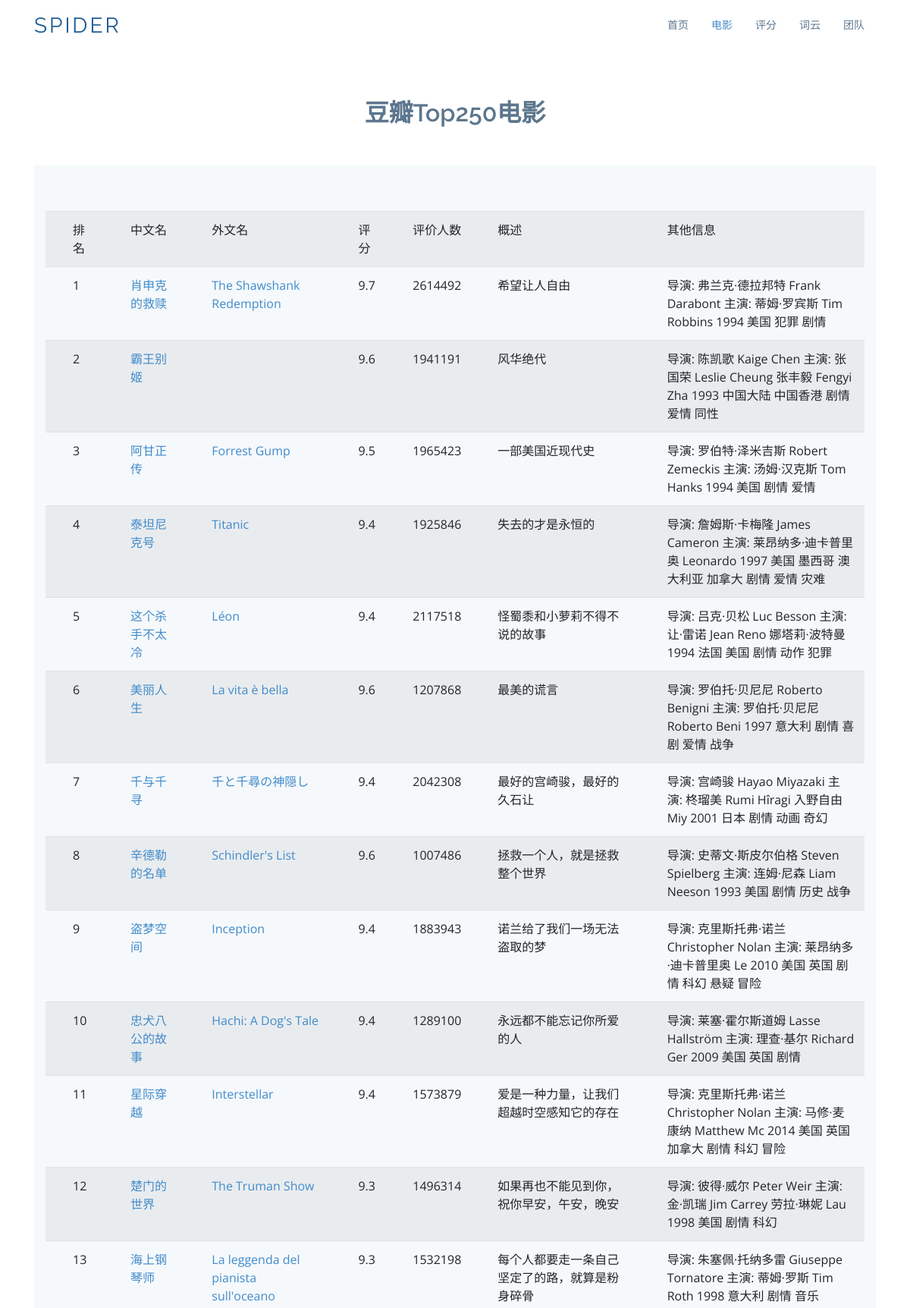
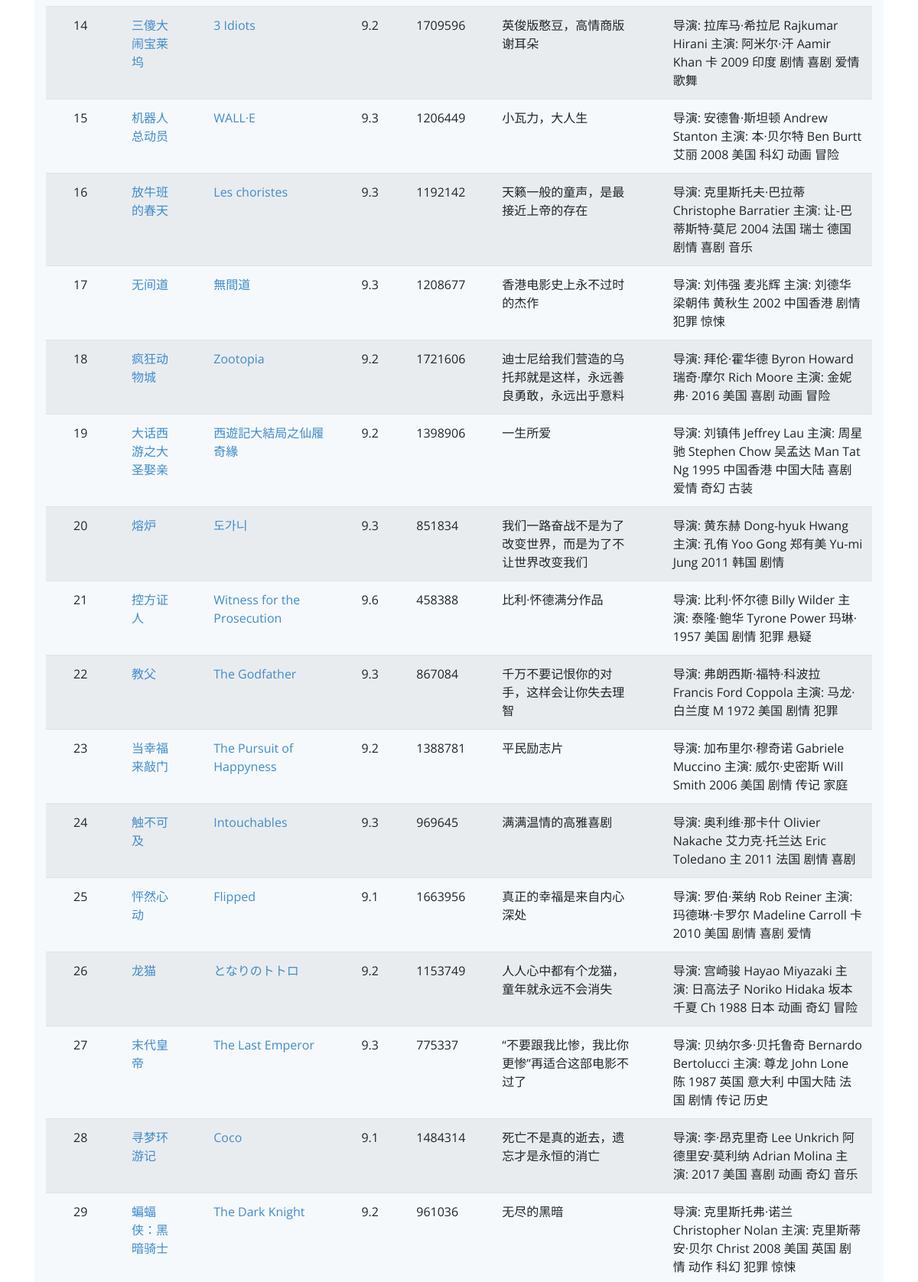
The page /movie (upper part) on the database its author committed (2 pictures, top to bottom).
### tables this page shows
CREATE TABLE top250
        (
        id integer primary key autoincrement,
        movie_link text,
        photo_link text,
        cname varchar,
        fname varchar,
        score varchar,
        rated varchar,
        instroduction text,
        info text
        );

### app.py (the view)
@app.route('/movie')
def movie():
    datalist = []
    database = sqlite3.connect("movie.db")
    cursor = database.cursor()
    sql = "select * from top250"
    data = cursor.execute(sql)
    for item in data:
        datalist.append(item)
    cursor.close()
    database.close()
    return render_template("movie.html", movies=datalist)

### templates/movie.html (shortened to what this page needs)
<!DOCTYPE html>
<html lang="en">
<head>
  <link href="static/assets/vendor/bootstrap/css/bootstrap.min.css" rel="stylesheet">
  <link href="static/assets/vendor/icofont/icofont.min.css" rel="stylesheet">
  <link href="static/assets/vendor/boxicons/css/boxicons.min.css" rel="stylesheet">
  <link href="static/assets/vendor/animate.css/animate.min.css" rel="stylesheet">
  <link href="static/assets/vendor/venobox/venobox.css" rel="stylesheet">
  <link href="static/assets/vendor/aos/aos.css" rel="stylesheet">
  <link href="static/assets/css/style.css" rel="stylesheet">
</head>
<body>
  <header id="header">
    <div class="container">
      <div class="logo float-left">
        <h1 class="text-light"><a href="/index"><span>Spider</span></a></h1>
      </div>
      <nav class="nav-menu float-right d-none d-lg-block">
        <ul>
          <li><a href="/index">首页 </a></li>
          <li class="active"><a href="/movie">电影</a></li>
          <li><a href="/score">评分</a></li>
          <li><a href="/word">词云</a></li>
          <li><a href="/team">团队</a></li>
        </ul>
      </nav>
    </div>
  </header>
    <section id="team" class="team">
      <div class="container">
        <div class="section-title">
          <h2>豆瓣Top250电影</h2>
        </div>
    <section class="counts section-bg">
      <div class="container">
          <table class="table table-striped">
              <tr>
                  <th><td>排名</td></th>
                  <th><td>中文名</td></th>
                  <th><td>外文名</td></th>
                  <th><td>评分</td></th>
                  <th><td>评价人数</td></th>
                  <th><td>概述</td></th>
                  <th><td>其他信息</td></th>
              </tr>
              {% for movie in movies %}
              <tr>
                  <th><td>{{ movie[0] }}</td></th>
                  <th>
                    <td>
                        <a href="{{ movie[1] }}" target="_blank">{{ movie[3] }}</a>
                    </td>
                  </th>
                  <th>
                    <td>
                        <a href="{{ movie[1] }}" target="_blank">{{ movie[4] }}</a>
                    </td>
                  </th>
                  <th><td>{{ movie[5] }}</td></th>
                  <th><td>{{ movie[6] }}</td></th>
                  <th><td>{{ movie[7] }}</td></th>
                  <th><td>{{ movie[8] }}</td></th>
              </tr>
              {% endfor %}
          </table>
      </div>
    </section>
      </div>
    </section>
</body>
</html>

### static/assets/css/style.css (style rules this page uses)
body { font-family: "Open Sans", sans-serif; color: #444; }
a { color: #428bca; }
h1, h2, h3, h4, h5, h6, .font-primary { font-family: "Raleway", sans-serif; }
#header { height: 70px; transition: all 0.5s; transition: all 0.5s; padding: 10px 0; background: #fff; z-index: 997; }
#header .logo h1 { font-size: 28px; margin: 0; padding: 10px 0; line-height: 1; font-weight: 400; letter-spacing: 3px; text-transform: uppercase; }
#header .logo h1 a, #header .logo h1 a:hover { color: #1c5c93; text-decoration: none; }
.nav-menu, .nav-menu * { margin: 0; padding: 0; list-style: none; }
.nav-menu > ul > li { position: relative; white-space: nowrap; float: left; }
.nav-menu a { display: block; position: relative; color: #5c768d; padding: 12px 15px; transition: 0.3s; font-size: 14px; font-family: "Open Sans", sans-serif; }
.nav-menu a:hover, .nav-menu .active > a, .nav-menu li:hover > a { color: #428bca; text-decoration: none; }
.mobile-nav { position: fixed; top: 0; bottom: 0; z-index: 9999; overflow-y: auto; left: -260px; width: 260px; padding-top: 18px; background: #1f3548; transition: 0.4s; }
.mobile-nav * { margin: 0; padding: 0; list-style: none; }
.mobile-nav a { display: block; position: relative; color: #e3f0fc; padding: 10px 20px; font-weight: 500; }
.mobile-nav a:hover, .mobile-nav .active > a, .mobile-nav li:hover > a { color: #9eccf4; text-decoration: none; }
section { padding: 60px 0; }
.section-bg { background-color: #f5f9fc; }
.section-title { text-align: center; padding-bottom: 30px; }
.section-title h2 { font-size: 32px; font-weight: 600; margin-bottom: 20px; padding-bottom: 0; color: #5c768d; }
.counts { padding-bottom: 30px; }
.team { background: #fff; padding: 60px 0 30px 0; }

### rows shown on the page
top250: id "1", cname "肖申克的救赎", fname "The Shawshank Redemption", score "9.7", rated "2614492", instroduction "希望让人自由", info "导演: 弗兰克·德拉邦特 Frank Darabont 主演: 蒂姆·罗宾斯 Tim Robbins 1994 美国 犯罪 剧情"
top250: id "2", cname "霸王别姬", score "9.6", rated "1941191", instroduction "风华绝代", info "导演: 陈凯歌 Kaige Chen 主演: 张国荣 Leslie Cheung 张丰毅 Fengyi Zha 1993 中国大陆 中国香港 剧情 爱情 同性"
top250: id "3", cname "阿甘正传", fname "Forrest Gump", score "9.5", rated "1965423", instroduction "一部美国近现代史", info "导演: 罗伯特·泽米吉斯 Robert Zemeckis 主演: 汤姆·汉克斯 Tom Hanks 1994 美国 剧情 爱情"
top250: id "4", cname "泰坦尼克号", fname "Titanic", score "9.4", rated "1925846", instroduction "失去的才是永恒的", info "导演: 詹姆斯·卡梅隆 James Cameron 主演: 莱昂纳多·迪卡普里奥 Leonardo 1997 美国 墨西哥 澳大利亚 加拿大 剧情 爱情 灾难"
top250: id "5", cname "这个杀手不太冷", fname "Léon", score "9.4", rated "2117518", instroduction "怪蜀黍和小萝莉不得不说的故事", info "导演: 吕克·贝松 Luc Besson 主演: 让·雷诺 Jean Reno 娜塔莉·波特曼 1994 法国 美国 剧情 动作 犯罪"
top250: id "6", cname "美丽人生", fname "La vita è bella", score "9.6", rated "1207868", instroduction "最美的谎言", info "导演: 罗伯托·贝尼尼 Roberto Benigni 主演: 罗伯托·贝尼尼 Roberto Beni 1997 意大利 剧情 喜剧 爱情 战争"
top250: id "7", cname "千与千寻", fname "千と千尋の神隠し", score "9.4", rated "2042308", instroduction "最好的宫崎骏，最好的久石让", info "导演: 宫崎骏 Hayao Miyazaki 主演: 柊瑠美 Rumi Hîragi 入野自由 Miy 2001 日本 剧情 动画 奇幻"
top250: id "8", cname "辛德勒的名单", fname "Schindler's List", score "9.6", rated "1007486", instroduction "拯救一个人，就是拯救整个世界", info "导演: 史蒂文·斯皮尔伯格 Steven Spielberg 主演: 连姆·尼森 Liam Neeson 1993 美国 剧情 历史 战争"
top250: id "9", cname "盗梦空间", fname "Inception", score "9.4", rated "1883943", instroduction "诺兰给了我们一场无法盗取的梦", info "导演: 克里斯托弗·诺兰 Christopher Nolan 主演: 莱昂纳多·迪卡普里奥 Le 2010 美国 英国 剧情 科幻 悬疑 冒险"
top250: id "10", cname "忠犬八公的故事", fname "Hachi: A Dog's Tale", score "9.4", rated "1289100", instroduction "永远都不能忘记你所爱的人", info "导演: 莱塞·霍尔斯道姆 Lasse Hallström 主演: 理查·基尔 Richard Ger 2009 美国 英国 剧情"
top250: id "11", cname "星际穿越", fname "Interstellar", score "9.4", rated "1573879", instroduction "爱是一种力量，让我们超越时空感知它的存在", info "导演: 克里斯托弗·诺兰 Christopher Nolan 主演: 马修·麦康纳 Matthew Mc 2014 美国 英国 加拿大 剧情 科幻 冒险"
top250: id "12", cname "楚门的世界", fname "The Truman Show", score "9.3", rated "1496314", instroduction "如果再也不能见到你，祝你早安，午安，晚安", info "导演: 彼得·威尔 Peter Weir 主演: 金·凯瑞 Jim Carrey 劳拉·琳妮 Lau 1998 美国 剧情 科幻"
top250: id "13", cname "海上钢琴师", fname "La leggenda del pianista sull'oceano", score "9.3", rated "1532198", instroduction "每个人都要走一条自己坚定了的路，就算是粉身碎骨", info "导演: 朱塞佩·托纳多雷 Giuseppe Tornatore 主演: 蒂姆·罗斯 Tim Roth 1998 意大利 剧情 音乐"
top250: id "14", cname "三傻大闹宝莱坞", fname "3 Idiots", score "9.2", rated "1709596", instroduction "英俊版憨豆，高情商版谢耳朵", info "导演: 拉库马·希拉尼 Rajkumar Hirani 主演: 阿米尔·汗 Aamir Khan 卡 2009 印度 剧情 喜剧 爱情 歌舞"
top250: id "15", cname "机器人总动员", fname "WALL·E", score "9.3", rated "1206449", instroduction "小瓦力，大人生", info "导演: 安德鲁·斯坦顿 Andrew Stanton 主演: 本·贝尔特 Ben Burtt 艾丽 2008 美国 科幻 动画 冒险"
top250: id "16", cname "放牛班的春天", fname "Les choristes", score "9.3", rated "1192142", instroduction "天籁一般的童声，是最接近上帝的存在", info "导演: 克里斯托夫·巴拉蒂 Christophe Barratier 主演: 让-巴蒂斯特·莫尼 2004 法国 瑞士 德国 剧情 喜剧 音乐"
top250: id "17", cname "无间道", fname "無間道", score "9.3", rated "1208677", instroduction "香港电影史上永不过时的杰作", info "导演: 刘伟强 麦兆辉 主演: 刘德华 梁朝伟 黄秋生 2002 中国香港 剧情 犯罪 惊悚"
top250: id "18", cname "疯狂动物城", fname "Zootopia", score "9.2", rated "1721606", instroduction "迪士尼给我们营造的乌托邦就是这样，永远善良勇敢，永远出乎意料", info "导演: 拜伦·霍华德 Byron Howard 瑞奇·摩尔 Rich Moore 主演: 金妮弗· 2016 美国 喜剧 动画 冒险"
top250: id "19", cname "大话西游之大圣娶亲", fname "西遊記大結局之仙履奇緣", score "9.2", rated "1398906", instroduction "一生所爱", info "导演: 刘镇伟 Jeffrey Lau 主演: 周星驰 Stephen Chow 吴孟达 Man Tat Ng 1995 中国香港 中国大陆 喜剧 爱情 奇幻 古装"
top250: id "20", cname "熔炉", fname "도가니", score "9.3", rated "851834", instroduction "我们一路奋战不是为了改变世界，而是为了不让世界改变我们", info "导演: 黄东赫 Dong-hyuk Hwang 主演: 孔侑 Yoo Gong 郑有美 Yu-mi Jung 2011 韩国 剧情"
top250: id "21", cname "控方证人", fname "Witness for the Prosecution", score "9.6", rated "458388", instroduction "比利·怀德满分作品", info "导演: 比利·怀尔德 Billy Wilder 主演: 泰隆·鲍华 Tyrone Power 玛琳· 1957 美国 剧情 犯罪 悬疑"
top250: id "22", cname "教父", fname "The Godfather", score "9.3", rated "867084", instroduction "千万不要记恨你的对手，这样会让你失去理智", info "导演: 弗朗西斯·福特·科波拉 Francis Ford Coppola 主演: 马龙·白兰度 M 1972 美国 剧情 犯罪"
top250: id "23", cname "当幸福来敲门", fname "The Pursuit of Happyness", score "9.2", rated "1388781", instroduction "平民励志片", info "导演: 加布里尔·穆奇诺 Gabriele Muccino 主演: 威尔·史密斯 Will Smith 2006 美国 剧情 传记 家庭"
top250: id "24", cname "触不可及", fname "Intouchables", score "9.3", rated "969645", instroduction "满满温情的高雅喜剧", info "导演: 奥利维·那卡什 Olivier Nakache 艾力克·托兰达 Eric Toledano 主 2011 法国 剧情 喜剧"
top250: id "25", cname "怦然心动", fname "Flipped", score "9.1", rated "1663956", instroduction "真正的幸福是来自内心深处", info "导演: 罗伯·莱纳 Rob Reiner 主演: 玛德琳·卡罗尔 Madeline Carroll 卡 2010 美国 剧情 喜剧 爱情"
top250: id "26", cname "龙猫", fname "となりのトトロ", score "9.2", rated "1153749", instroduction "人人心中都有个龙猫，童年就永远不会消失", info "导演: 宫崎骏 Hayao Miyazaki 主演: 日高法子 Noriko Hidaka 坂本千夏 Ch 1988 日本 动画 奇幻 冒险"
top250: id "27", cname "末代皇帝", fname "The Last Emperor", score "9.3", rated "775337", instroduction "“不要跟我比惨，我比你更惨”再适合这部电影不过了", info "导演: 贝纳尔多·贝托鲁奇 Bernardo Bertolucci 主演: 尊龙 John Lone 陈 1987 英国 意大利 中国大陆 法国 剧情 传记 历史"
top250: id "28", cname "寻梦环游记", fname "Coco", score "9.1", rated "1484314", instroduction "死亡不是真的逝去，遗忘才是永恒的消亡", info "导演: 李·昂克里奇 Lee Unkrich 阿德里安·莫利纳 Adrian Molina 主演: 2017 美国 喜剧 动画 奇幻 音乐"
top250: id "29", cname "蝙蝠侠：黑暗骑士", fname "The Dark Knight", score "9.2", rated "961036", instroduction "无尽的黑暗", info "导演: 克里斯托弗·诺兰 Christopher Nolan 主演: 克里斯蒂安·贝尔 Christ 2008 美国 英国 剧情 动作 科幻 犯罪 惊悚"
